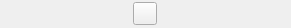
<?xml version="1.0" encoding="UTF-8"?>
<ui version="4.0">
 <class>PlaybackOptions</class>
 <widget class="QWidget" name="PlaybackOptions">
  <property name="enabled">
   <bool>true</bool>
  </property>
  <property name="geometry">
   <rect>
    <x>0</x>
    <y>0</y>
    <width>291</width>
    <height>28</height>
   </rect>
  </property>
  <property name="sizePolicy">
   <sizepolicy hsizetype="Maximum" vsizetype="Minimum">
    <horstretch>0</horstretch>
    <verstretch>0</verstretch>
   </sizepolicy>
  </property>
  <property name="windowTitle">
   <string notr="true">Controls</string>
  </property>
  <layout class="QHBoxLayout" name="horizontalLayout">
   <property name="spacing">
    <number>1</number>
   </property>
   <property name="margin">
    <number>2</number>
   </property>
   <item>
    <layout class="QHBoxLayout" name="CommonOptions">
     <property name="spacing">
      <number>2</number>
     </property>
     <item>
      <widget class="QToolButton" name="isLooped">
       <property name="sizePolicy">
        <sizepolicy hsizetype="Maximum" vsizetype="Fixed">
         <horstretch>0</horstretch>
         <verstretch>0</verstretch>
        </sizepolicy>
       </property>
       <property name="text">
        <string/>
       </property>
       <property name="icon">
        <iconset>
         <normalon>:/playlist/looped_on.png</normalon>
          :/playlist/looped_off.png</iconset>
       </property>
       <property name="checkable">
        <bool>true</bool>
       </property>
      </widget>
     </item>
    </layout>
   </item>
  </layout>
  <action name="actionLoop">
   <property name="checkable">
    <bool>true</bool>
   </property>
   <property name="text">
    <string>actionLoop</string>
   </property>
  </action>
 </widget>
 <resources>
  <include location="../../res/icons.qrc"/>
 </resources>
 <connections>
  <connection>
   <sender>isLooped</sender>
   <signal>toggled(bool)</signal>
   <receiver>actionLoop</receiver>
   <slot>setChecked(bool)</slot>
   <hints>
    <hint type="sourcelabel">
     <x>98</x>
     <y>13</y>
    </hint>
    <hint type="destinationlabel">
     <x>-1</x>
     <y>-1</y>
    </hint>
   </hints>
  </connection>
 </connections>
</ui>
